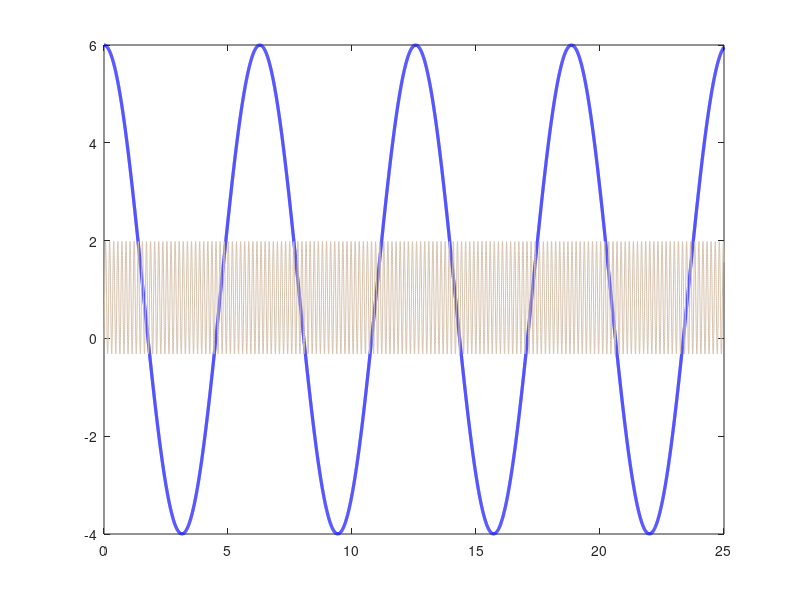

This figure's MATLAB source: (Note: this script raises an error after producing the figure.)
%try GA
function [Genome , Best]=tryGAonSIN()
clc;clear all;close all

% Algorithm variables: 
Genome.PopulationNum = 1000;
Genome.KeepPercent = 10;
Genome.MutationVariance = 0.2;
Genome.CrossMutationRatio = 0.3;
Genome.MinFit = 2;

% this is the real values:
Genome.A.actual = 5;
Genome.B.actual = 1;
Genome.omega.actual = 1;
Genome.phi.actual = pi/2;

% set here range:
Genome.A.min = 1;
Genome.A.max = 10;
Genome.B.min  = -10;
Genome.B.max = 10;
Genome.omega.min  = 0.1;
Genome.omega.max = 100;
Genome.phi.min  = -pi;
Genome.phi.max = pi;

% init genome:
Genome = InitGenome(Genome);
Genome.t = 0:0.001:25;

% do some generations:
figure(1)
f_actual = fun(Genome,0);
plot(Genome.t,f_actual,'Color','b','LineWidth',2.3)
hold on



    for gen = 1:200

        [Genome , Best] = Generation(Genome);
        
        figure(1)
        hold on
        f_best = Best.B+Best.A*sin(Best.omega*Genome.t+Best.phi);
        color = [rand(1) rand(1) rand(1)];
        plot(Genome.t,f_best,'Color',color)
        disp(['done gen #' num2str(gen) ', with fit: ' num2str(Best.fit), ' error: ' num2str(Best.e)])
        disp(['Best A: ' num2str(Best.A) '. Best B: ' num2str(Best.B) '. Best omega: ' num2str(Best.omega) '. Best phi: ' num2str(Best.phi)])

        figure(3)
        subplot 221
        hold on
        plot(gen,Best.A,'Marker','.')       
        title('A')
        
        subplot 222
        hold on
        plot(gen,Best.B,'Marker','o')       
        title('B') 
        
        subplot 223
        hold on
        plot(gen,Best.omega,'Marker','*')       
        title('\omega')  

        subplot 224
        hold on
        plot(gen,Best.phi,'Marker','+')       
        title('\phi')  
        
        figure(2)
        semilogy(gen,Best.fit,'Marker','v')  
        hold on
        semilogy(gen,Best.e,'Marker','o','Color','g') 
        title(['gen #' num2str(gen) ', with fit: ' num2str(Best.fit) , ' error: ' num2str(Best.e)])
        xlabel #gen
        ylabel 'fitness,error'
        
        drawnow
        
        if Best.fit<Genome.MinFit
            
            figure
            plot(Genome.t,f_actual,'Color','b','LineWidth',2.3,'LineStyle','--')
            hold on
            plot(Genome.t,f_best,'Color',color)        
            
            title(['converged at gen #' num2str(gen) ', with fitness: ' num2str(Best.fit) , ' error: ' num2str(Best.e)])
            
            return;
            
        end


    end
    
   figure
   plot(Genome.t,f_actual,'Color','b','LineWidth',2.3)
   hold on
   plot(Genome.t,f_best,'Color',color)        
            
   title(['got to max generation, ' num2str(gen) ', with fitness: ' num2str(Best.fit)])

end

function f = fun(Genome,i)

t = Genome.t;

if i==0
A = Genome.A.actual;
B = Genome.B.actual;
w = Genome.omega.actual;
phi = Genome.phi.actual;
else
A = Genome.A.val(i);
B = Genome.B.val(i);
w = Genome.omega.val(i);
phi = Genome.phi.val(i);    
end

f = A*sin(w*t+phi)+B;
end

function [fit,error] = fitness(Genome,i)

t = Genome.t;

f = fun(Genome,i);
f_actual = fun(Genome,0);

fit = norm(f-f_actual);


A_error = Genome.A.val(i)-Genome.A.actual;
B_error = Genome.B.val(i)-Genome.B.actual;
omega_error = Genome.omega.val(i)-Genome.omega.actual;
phi_error = Genome.phi.val(i)-Genome.phi.actual;
error = norm([A_error B_error omega_error phi_error]);

end

function [Genome , Best] = Generation(Genome)

    for i = 1:Genome.PopulationNum
       [ Genome.fit(i) , Genome.e(i)] = fitness(Genome,i);
    end
    
    % sort by best fit:
    [~,best_fit_ind] = sort(Genome.fit);
    Best.A = Genome.A.val(best_fit_ind(1));
    Best.B = Genome.B.val(best_fit_ind(1));
    Best.omega = Genome.omega.val(best_fit_ind(1));
    Best.phi =  Genome.phi.val(best_fit_ind(1));
    [Best.fit , Best.e]= fitness(Genome,best_fit_ind(1));
    
    Genome_tmp = Genome;
    
    % keep 'Keep%'
    KeepPercentInd = floor(Genome.KeepPercent/100*Genome.PopulationNum);

    for i = 1:KeepPercentInd
        
        Genome.A.val(i) = Genome_tmp.A.val(best_fit_ind(i));
        Genome.B.val(i) = Genome_tmp.B.val(best_fit_ind(i));
        Genome.omega.val(i) = Genome_tmp.omega.val(best_fit_ind(i));
        Genome.phi.val(i) = Genome_tmp.phi.val(best_fit_ind(i));
    
    end
    
    % mutate 'Mutate%':
    MutatePercentInd = 2*KeepPercentInd;
  
    for i = (KeepPercentInd+1):MutatePercentInd
        
  
        del_A = normrnd(0,Genome.MutationVariance);
        del_B = normrnd(0,Genome.MutationVariance);
        del_omega = normrnd(0,Genome.MutationVariance);
        del_phi = normrnd(0,Genome.MutationVariance);
        
        Genome.A.val(i) = Genome_tmp.A.val(best_fit_ind(i))+del_A;
        Genome.B.val(i) = Genome_tmp.B.val(best_fit_ind(i))+del_B;
        Genome.omega.val(i) = Genome_tmp.omega.val(best_fit_ind(i))+del_omega;
        Genome.phi.val(i) = Genome_tmp.phi.val(best_fit_ind(i))+del_phi;
    
        
        if Genome.A.val(i)>Genome.A.max
             Genome.A.val(i)=Genome.A.max;
        end
        if Genome.A.val(i)<Genome.A.min
             Genome.A.val(i)=Genome.A.min;
        end 
        if Genome.B.val(i)>Genome.B.max
             Genome.B.val(i)=Genome.B.max;
        end
        if Genome.B.val(i)<Genome.B.min
             Genome.B.val(i)=Genome.B.min;
        end  
        if Genome.omega.val(i)>Genome.omega.max
             Genome.omega.val(i)=Genome.omega.max;
        end
        if Genome.omega.val(i)<Genome.omega.min
             Genome.omega.val(i)=Genome.omega.min;
        end    
        if Genome.phi.val(i)>Genome.phi.max
             Genome.phi.val(i)=Genome.phi.max;
        end
        if Genome.phi.val(i)<Genome.phi.min
             Genome.phi.val(i)=Genome.phi.min;
        end 
    end   
    
    
    % cross-over 'Cross%':     
    for i = (MutatePercentInd+1):Genome.PopulationNum
    
        Parent1 = best_fit_ind(randi(KeepPercentInd));
        Parent2 = best_fit_ind(randi(KeepPercentInd));
  
        if round(rand(1))
          Genome.A.val(i) = Genome_tmp.A.val(Parent1);
        else
          Genome.A.val(i) = Genome_tmp.A.val(Parent2); 
        end
        if rand(1)<Genome.CrossMutationRatio
          del_A = normrnd(0,Genome.MutationVariance);
          Genome.A.val(i) = Genome.A.val(i)+del_A;
        end 
        
        
        if round(rand(1))
          Genome.B.val(i) = Genome_tmp.B.val(Parent1);
        else
          Genome.B.val(i) = Genome_tmp.B.val(Parent2); 
        end
        if rand(1)<Genome.CrossMutationRatio
          del_B = normrnd(0,Genome.MutationVariance);
          Genome.B.val(i) = Genome.B.val(i)+del_B;
        end  
        
        if round(rand(1))
          Genome.omega.val(i) = Genome_tmp.omega.val(Parent1);
        else
          Genome.omega.val(i) = Genome_tmp.omega.val(Parent2); 
        end
        if rand(1)<Genome.CrossMutationRatio
          del_omega = normrnd(0,Genome.MutationVariance);
          Genome.omega.val(i) = Genome.omega.val(i)+del_omega;
        end          
        
        if round(rand(1))
          Genome.phi.val(i) = Genome_tmp.phi.val(Parent1);
        else
          Genome.phi.val(i) = Genome_tmp.phi.val(Parent2); 
        end
        if rand(1)<Genome.CrossMutationRatio
          del_phi = normrnd(0,Genome.MutationVariance);
          Genome.phi.val(i) = Genome.phi.val(i)+del_phi;
        end
        
        if Genome.A.val(i)>Genome.A.max
             Genome.A.val(i)=Genome.A.max;
        end
        if Genome.A.val(i)<Genome.A.min
             Genome.A.val(i)=Genome.A.min;
        end 
        if Genome.B.val(i)>Genome.B.max
             Genome.B.val(i)=Genome.B.max;
        end
        if Genome.B.val(i)<Genome.B.min
             Genome.B.val(i)=Genome.B.min;
        end  
        if Genome.omega.val(i)>Genome.omega.max
             Genome.omega.val(i)=Genome.omega.max;
        end
        if Genome.omega.val(i)<Genome.omega.min
             Genome.omega.val(i)=Genome.omega.min;
        end    
        if Genome.phi.val(i)>Genome.phi.max
             Genome.phi.val(i)=Genome.phi.max;
        end
        if Genome.phi.val(i)<Genome.phi.min
             Genome.phi.val(i)=Genome.phi.min;
        end 
        
    end

end


function Genome = InitGenome(Genome)

N = Genome.PopulationNum;
Genome.A.val = Genome.A.min+(Genome.A.max-Genome.A.min)*rand(1,N);
Genome.B.val = Genome.B.min+(Genome.B.max-Genome.B.min)*rand(1,N);
Genome.omega.val = Genome.omega.min+(Genome.omega.max-Genome.omega.min)*rand(1,N);
Genome.phi.val = Genome.phi.min+(Genome.phi.max-Genome.phi.min)*rand(1,N);

Genome.fit = ones(1,N)*10^99;
Genome.e = ones(1,N)*10^99;
end